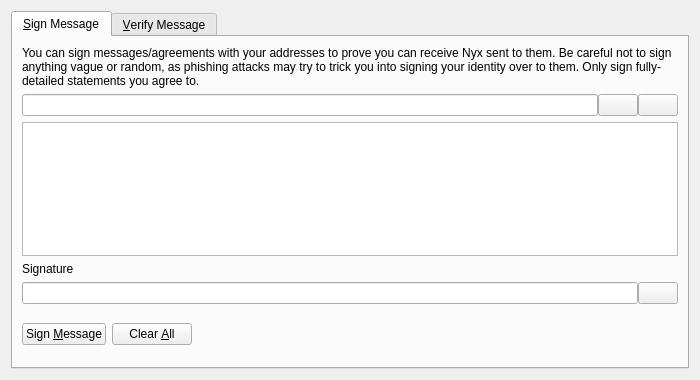
<?xml version="1.0" encoding="UTF-8"?>
<ui version="4.0">
 <class>SignVerifyMessageDialog</class>
 <widget class="QDialog" name="SignVerifyMessageDialog">
  <property name="geometry">
   <rect>
    <x>0</x>
    <y>0</y>
    <width>700</width>
    <height>380</height>
   </rect>
  </property>
  <property name="windowTitle">
   <string>Signatures - Sign / Verify a Message</string>
  </property>
  <property name="modal">
   <bool>true</bool>
  </property>
  <layout class="QVBoxLayout" name="verticalLayout">
   <item>
    <widget class="QTabWidget" name="tabWidget">
     <property name="currentIndex">
      <number>0</number>
     </property>
     <widget class="QWidget" name="tabSignMessage">
      <attribute name="title">
       <string>&amp;Sign Message</string>
      </attribute>
      <layout class="QVBoxLayout" name="verticalLayout_SM">
       <item>
        <widget class="QLabel" name="infoLabel_SM">
         <property name="text">
          <string>You can sign messages/agreements with your addresses to prove you can receive Nyx sent to them. Be careful not to sign anything vague or random, as phishing attacks may try to trick you into signing your identity over to them. Only sign fully-detailed statements you agree to.</string>
         </property>
         <property name="textFormat">
          <enum>Qt::PlainText</enum>
         </property>
         <property name="wordWrap">
          <bool>true</bool>
         </property>
        </widget>
       </item>
       <item>
        <layout class="QHBoxLayout" name="horizontalLayout_1_SM">
         <property name="spacing">
          <number>0</number>
         </property>
         <item>
          <widget class="QValidatedLineEdit" name="addressIn_SM">
           <property name="toolTip">
            <string>The Nyx address to sign the message with</string>
           </property>
          </widget>
         </item>
         <item>
          <widget class="QPushButton" name="addressBookButton_SM">
           <property name="toolTip">
            <string>Choose previously used address</string>
           </property>
           <property name="text">
            <string/>
           </property>
           <property name="shortcut">
            <string>Alt+A</string>
           </property>
           <property name="autoDefault">
            <bool>false</bool>
           </property>
          </widget>
         </item>
         <item>
          <widget class="QPushButton" name="pasteButton_SM">
           <property name="toolTip">
            <string>Paste address from clipboard</string>
           </property>
           <property name="text">
            <string/>
           </property>
           <property name="shortcut">
            <string>Alt+P</string>
           </property>
           <property name="autoDefault">
            <bool>false</bool>
           </property>
          </widget>
         </item>
        </layout>
       </item>
       <item>
        <widget class="QPlainTextEdit" name="messageIn_SM">
         <property name="toolTip">
          <string>Enter the message you want to sign here</string>
         </property>
        </widget>
       </item>
       <item>
        <widget class="QLabel" name="signatureLabel_SM">
         <property name="text">
          <string>Signature</string>
         </property>
         <property name="textFormat">
          <enum>Qt::PlainText</enum>
         </property>
        </widget>
       </item>
       <item>
        <layout class="QHBoxLayout" name="horizontalLayout_2_SM">
         <property name="spacing">
          <number>0</number>
         </property>
         <item>
          <widget class="QLineEdit" name="signatureOut_SM">
           <property name="font">
            <font>
             <italic>true</italic>
            </font>
           </property>
           <property name="readOnly">
            <bool>true</bool>
           </property>
          </widget>
         </item>
         <item>
          <widget class="QPushButton" name="copySignatureButton_SM">
           <property name="toolTip">
            <string>Copy the current signature to the system clipboard</string>
           </property>
           <property name="text">
            <string/>
           </property>
           <property name="autoDefault">
            <bool>false</bool>
           </property>
          </widget>
         </item>
        </layout>
       </item>
       <item>
        <layout class="QHBoxLayout" name="horizontalLayout_3_SM">
         <item>
          <widget class="QPushButton" name="signMessageButton_SM">
           <property name="toolTip">
            <string>Sign the message to prove you own this Nyx address</string>
           </property>
           <property name="text">
            <string>Sign &amp;Message</string>
           </property>
           <property name="autoDefault">
            <bool>false</bool>
           </property>
          </widget>
         </item>
         <item>
          <widget class="QPushButton" name="clearButton_SM">
           <property name="toolTip">
            <string>Reset all sign message fields</string>
           </property>
           <property name="text">
            <string>Clear &amp;All</string>
           </property>
           <property name="autoDefault">
            <bool>false</bool>
           </property>
          </widget>
         </item>
         <item>
          <spacer name="horizontalSpacer_1_SM">
           <property name="orientation">
            <enum>Qt::Horizontal</enum>
           </property>
           <property name="sizeHint" stdset="0">
            <size>
             <width>40</width>
             <height>48</height>
            </size>
           </property>
          </spacer>
         </item>
         <item>
          <widget class="QLabel" name="statusLabel_SM">
           <property name="font">
            <font>
             <weight>75</weight>
             <bold>true</bold>
            </font>
           </property>
           <property name="text">
            <string/>
           </property>
           <property name="wordWrap">
            <bool>true</bool>
           </property>
          </widget>
         </item>
         <item>
          <spacer name="horizontalSpacer_2_SM">
           <property name="orientation">
            <enum>Qt::Horizontal</enum>
           </property>
           <property name="sizeHint" stdset="0">
            <size>
             <width>40</width>
             <height>48</height>
            </size>
           </property>
          </spacer>
         </item>
        </layout>
       </item>
      </layout>
     </widget>
     <widget class="QWidget" name="tabVerifyMessage">
      <attribute name="title">
       <string>&amp;Verify Message</string>
      </attribute>
      <layout class="QVBoxLayout" name="verticalLayout_VM">
       <item>
        <widget class="QLabel" name="infoLabel_VM">
         <property name="text">
          <string>Enter the receiver's address, message (ensure you copy line breaks, spaces, tabs, etc. exactly) and signature below to verify the message. Be careful not to read more into the signature than what is in the signed message itself, to avoid being tricked by a man-in-the-middle attack. Note that this only proves the signing party receives with the address, it cannot prove sendership of any transaction!</string>
         </property>
         <property name="textFormat">
          <enum>Qt::PlainText</enum>
         </property>
         <property name="alignment">
          <set>Qt::AlignLeading|Qt::AlignLeft|Qt::AlignTop</set>
         </property>
         <property name="wordWrap">
          <bool>true</bool>
         </property>
        </widget>
       </item>
       <item>
        <layout class="QHBoxLayout" name="horizontalLayout_1_VM">
         <property name="spacing">
          <number>0</number>
         </property>
         <item>
          <widget class="QValidatedLineEdit" name="addressIn_VM">
           <property name="toolTip">
            <string>The Nyx address the message was signed with</string>
           </property>
          </widget>
         </item>
         <item>
          <widget class="QPushButton" name="addressBookButton_VM">
           <property name="toolTip">
            <string>Choose previously used address</string>
           </property>
           <property name="text">
            <string/>
           </property>
           <property name="shortcut">
            <string>Alt+A</string>
           </property>
           <property name="autoDefault">
            <bool>false</bool>
           </property>
          </widget>
         </item>
        </layout>
       </item>
       <item>
        <widget class="QPlainTextEdit" name="messageIn_VM"/>
       </item>
       <item>
        <widget class="QValidatedLineEdit" name="signatureIn_VM"/>
       </item>
       <item>
        <layout class="QHBoxLayout" name="horizontalLayout_2_VM">
         <item>
          <widget class="QPushButton" name="verifyMessageButton_VM">
           <property name="toolTip">
            <string>Verify the message to ensure it was signed with the specified Nyx address</string>
           </property>
           <property name="text">
            <string>Verify &amp;Message</string>
           </property>
           <property name="autoDefault">
            <bool>false</bool>
           </property>
          </widget>
         </item>
         <item>
          <widget class="QPushButton" name="clearButton_VM">
           <property name="toolTip">
            <string>Reset all verify message fields</string>
           </property>
           <property name="text">
            <string>Clear &amp;All</string>
           </property>
           <property name="autoDefault">
            <bool>false</bool>
           </property>
          </widget>
         </item>
         <item>
          <spacer name="horizontalSpacer_1_VM">
           <property name="orientation">
            <enum>Qt::Horizontal</enum>
           </property>
           <property name="sizeHint" stdset="0">
            <size>
             <width>40</width>
             <height>48</height>
            </size>
           </property>
          </spacer>
         </item>
         <item>
          <widget class="QLabel" name="statusLabel_VM">
           <property name="font">
            <font>
             <weight>75</weight>
             <bold>true</bold>
            </font>
           </property>
           <property name="text">
            <string/>
           </property>
           <property name="wordWrap">
            <bool>true</bool>
           </property>
          </widget>
         </item>
         <item>
          <spacer name="horizontalSpacer_2_VM">
           <property name="orientation">
            <enum>Qt::Horizontal</enum>
           </property>
           <property name="sizeHint" stdset="0">
            <size>
             <width>40</width>
             <height>48</height>
            </size>
           </property>
          </spacer>
         </item>
        </layout>
       </item>
      </layout>
     </widget>
    </widget>
   </item>
  </layout>
 </widget>
 <customwidgets>
  <customwidget>
   <class>QValidatedLineEdit</class>
   <extends>QLineEdit</extends>
   <header>qvalidatedlineedit.h</header>
  </customwidget>
 </customwidgets>
 <resources>
  <include location="../nyx.qrc"/>
 </resources>
 <connections/>
</ui>
